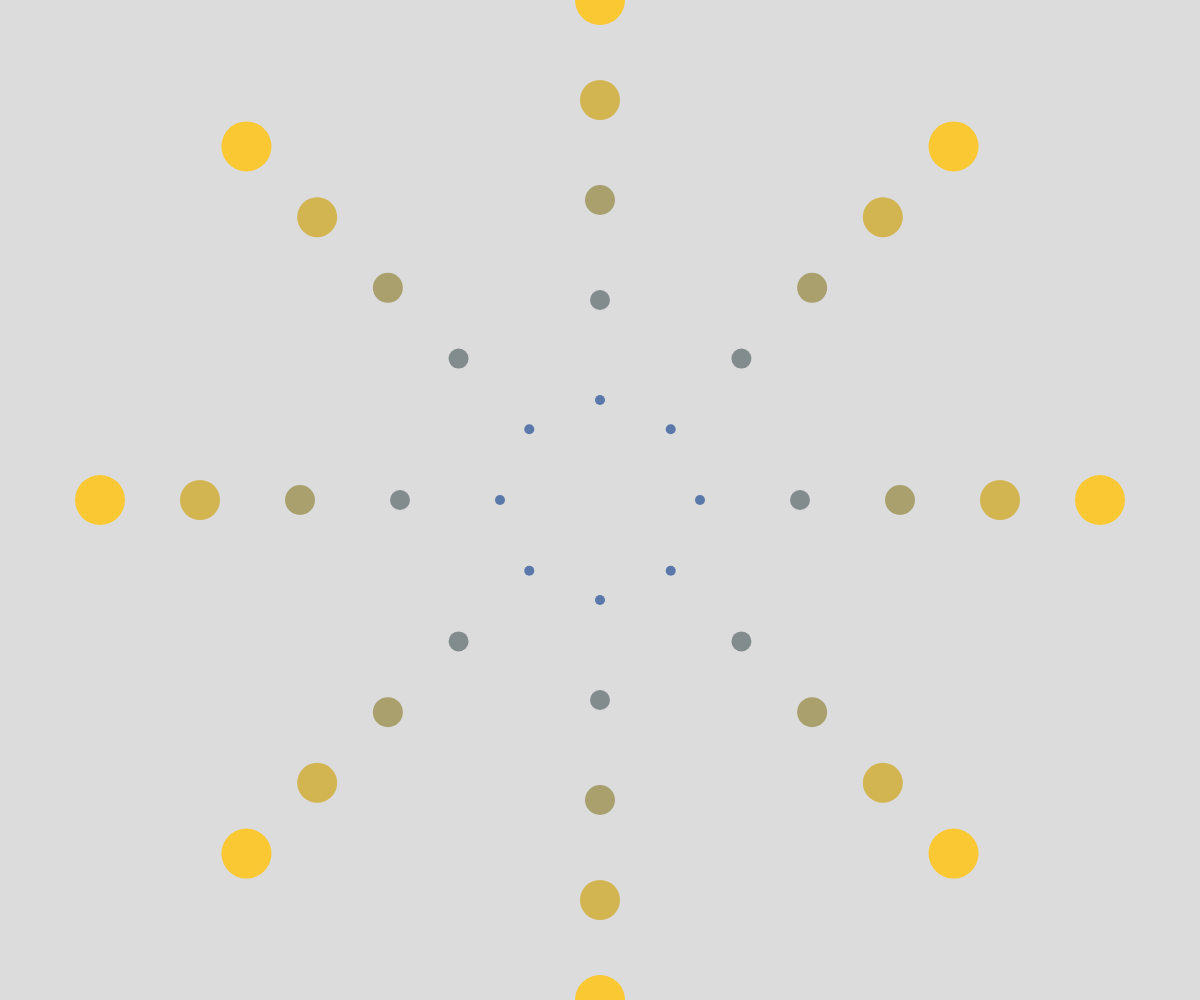
Frame 1 (no input)
Frame 60 (no input): identical to frame 1, image omitted
Frame 120 (the mouse pressed at the canvas centre since frame 60): identical to frame 1, image omitted

The p5.js sketch that drew this single still picture (run headless with seeded random() and noise() and a simulated clock; from frame 60 on, the mouse is pressed at the canvas centre):

// p5.js sketch
// ── sketch.js
function setup() {
  createCanvas(windowWidth, windowHeight); 
  background(220, 220, 220); 
  let centerX = width / 2; 
  let centerY = height / 2; 
  let numCircles = 8; 
  let ringSpacing = 100; 
  for (let r = 1; r <= 5; r++) { 
    for (let i = 0; i < numCircles; i++) { 
      let angle = (TWO_PI / numCircles) * i; 
      let x = centerX + cos(angle) * r * ringSpacing; 
      let y = centerY + sin(angle) * r * ringSpacing; 
      let circleSize = r * 10; 
      fill(50 + r * 40, 100 + r * 20, 200 - r * 30); 
      noStroke(); 
      ellipse(x, y, circleSize, circleSize);
    }
  }
}

function draw() {
}
